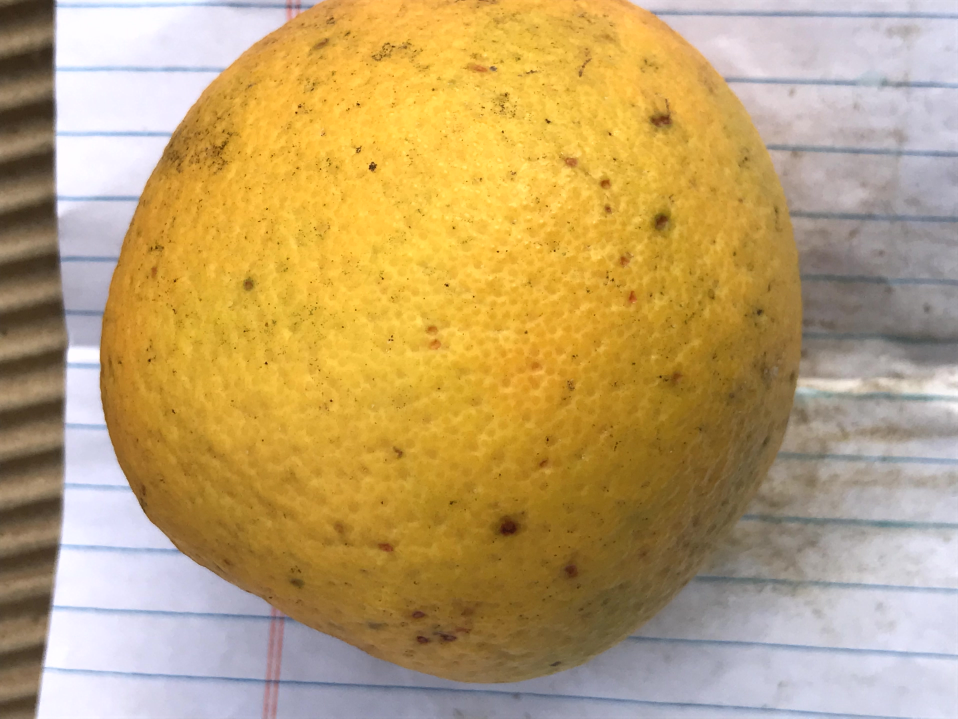
#> input picture Test/1.jpg, 3831 x 2874 px, found by its file name (shown at 1/4 size); its folder holds only this picture in this run
$ jupyter execute --allow-errors 2218083RayyaEkstraksiFiturWarna.ipynb   (older library calls are emulated)
#> lines starting #> are read from the running program, lines starting #| are printed output that depends on the picture; after the words box and inside, x2 and y2 are one past the last pixel; in counts of white or black regions, pixels touching at a corner belong together
[cell 1]
from google.colab import drive
drive.mount('/content/drive')

[cell 2]
import os

folder_path = '/content/drive/MyDrive/Dataset Jeruk/Test'

os.chdir(folder_path)

for file_name in os.listdir(folder_path):
    print(f"Nama File: {file_name}")

[cell 3]
import cv2
import os
import numpy as np
import pandas as pd

# Tentukan path folder tempat citra disimpan
folder_path = '/content/drive/MyDrive/Dataset Jeruk/Test'

# Buat list kosong untuk menyimpan nilai fitur warna dari setiap citra
features = []
# Buat list kosong untuk menyimpan nama file citra
image_names = []

# Loop untuk membaca setiap citra di dalam folder
for filename in os.listdir(folder_path):
    # Baca citra
    img = cv2.imread(os.path.join(folder_path, filename))
#> img is the input picture: shape (2874, 3831, 3); mean B, G, R 108.8, 160.9, 189.4
    # Hitung histogram untuk setiap kanal warna
    hist_r = cv2.calcHist([img], [0], None, [256], [0, 256])
#> hist_r = 256 values, max 505277 at index 255, min 689 at index 1, mean 43009
    hist_g = cv2.calcHist([img], [1], None, [256], [0, 256])
#> hist_g = 256 values, max 107185 at index 190, min 0 at index 0, mean 43009
    hist_b = cv2.calcHist([img], [2], None, [256], [0, 256])
#> hist_b = 256 values, max 593111 at index 255, min 0 at index 0, mean 43009
    # Gabungkan histogram untuk setiap kanal warna menjadi satu array fitur warna
    color_feature = np.concatenate((hist_r, hist_g, hist_b), axis=None)
#> color_feature = 768 values, max 593111 at index 767, min 0 at index 256, mean 43009
    # Tambahkan fitur warna ke dalam list
    features.append(color_feature)
    # Tambahkan nama file citra ke dalam list
    image_names.append(filename)

# Konversi list fitur warna dan nama file citra menjadi numpy array
features = np.array(features)
image_names = np.array(image_names)

# Buat DataFrame dari numpy array fitur warna dan nama file citra
df = pd.DataFrame({'Image': image_names, 'R': features[:,0], 'G': features[:,1], 'B': features[:,2]})
#> df = table of 1 rows and 4 columns

# Tampilkan DataFrame di layar
print(df)
#|    Image       R      G      B
#| 0  1.jpg  8485.0  689.0  762.0

[cell 4]
import cv2
import os
import numpy as np
import pandas as pd

# Tentukan path folder tempat citra disimpan
folder_path = '/content/drive/MyDrive/Dataset Jeruk/Test'

# Buat list kosong untuk menyimpan nilai fitur warna dari setiap citra
features = []
# Buat list kosong untuk menyimpan nama file citra
image_names = []

# Loop untuk membaca setiap citra di dalam folder
for filename in os.listdir(folder_path):
    # Baca citra
    img = cv2.imread(os.path.join(folder_path, filename))
    # Hitung histogram untuk setiap kanal warna
    hist_r = cv2.calcHist([img], [0], None, [256], [0, 256])
    hist_g = cv2.calcHist([img], [1], None, [256], [0, 256])
    hist_b = cv2.calcHist([img], [2], None, [256], [0, 256])
    # Gabungkan histogram untuk setiap kanal warna menjadi satu array fitur warna
    color_feature = np.concatenate((hist_r, hist_g, hist_b), axis=None)
    # Tambahkan fitur warna ke dalam list
    features.append(color_feature)
    # Tambahkan nama file citra ke dalam list
    image_names.append(filename)

# Konversi list fitur warna dan nama file citra menjadi numpy array
features = np.array(features)
image_names = np.array(image_names)

# Buat DataFrame dari numpy array fitur warna dan nama file citra
df = pd.DataFrame({'Image': image_names, 'R': features[:,0], 'G': features[:,1], 'B': features[:,2]})

# Simpan DataFrame ke dalam file CSV
df.to_csv('fitur_warna.csv', index=False)

[cell 5]
import os
import shutil

src_dir = "/content/drive/MyDrive/Dataset Jeruk/Test"
dst_dir = "/content/drive/MyDrive/Dataset Jeruk/Hasil"

os.makedirs(dst_dir, exist_ok=True)

for file_name in os.listdir(src_dir):
    if file_name.endswith(".csv"):
        src_file = os.path.join(src_dir, file_name)
        dst_file = os.path.join(dst_dir, file_name)

        shutil.move(src_file, dst_file)

print("✅ Semua file CSV berhasil dipindahkan!")

[cell 6]
import pandas as pd
from sklearn.naive_bayes import GaussianNB

# Membaca data
#> (the rest of this cell did not finish here and is left out)

**----------------------------------------------------------**

[cell 7]
from google.colab import drive
drive.mount('/content/drive')

[cell 8]
import cv2
import numpy as np
import pandas as pd
from skimage.feature import graycomatrix, graycoprops
import os

[cell 9]
# list properti yang akan diekstraksi
maturity_properties = ['hue_mean', 'saturation_mean', 'value_mean', 'hue_std', 'saturation_std', 'value_std', 'texture_contrast']

# path folder yang berisi gambar
folder_path = '/content/drive/MyDrive/Dataset Jeruk/Test/'
data = []

[cell 10]
# loop untuk setiap file citra di folder
for file_name in os.listdir(folder_path):
    if file_name.endswith('.jpg') or file_name.endswith('.jpeg') or file_name.endswith('.png') or file_name.endswith('.bmp'):
        row_data = []
        file_path = os.path.join(folder_path, file_name)
        row_data.append(file_name)

        # preprocessing gambar
        src = cv2.imread(file_path)
        src = cv2.resize(src, (300, 300))
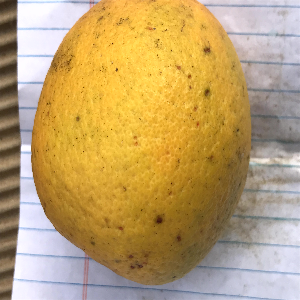
#> src: shape (300, 300, 3); mean B, G, R 108.7, 160.8, 189.4
        hsv = cv2.cvtColor(src, cv2.COLOR_BGR2HSV)
#> hsv: shape (300, 300, 3); mean H, S, V 52.2, 117.6, 193.9
        h, s, v = cv2.split(hsv)
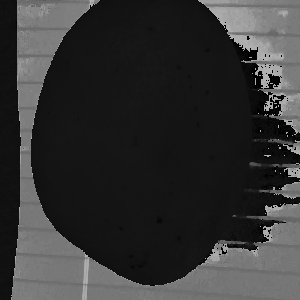
#> h: shape (300, 300); min 0, max 179, mean 52.2
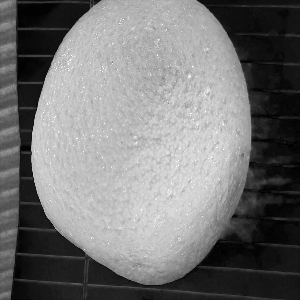
#> s: shape (300, 300); min 0, max 255, mean 117.6
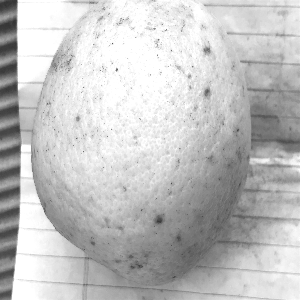
#> v: shape (300, 300); min 50, max 255, mean 193.9

        # ekstraksi properti warna
        hue_mean = np.mean(h)
#> hue_mean = 52.18
        saturation_mean = np.mean(s)
#> saturation_mean = 117.6
        value_mean = np.mean(v)
#> value_mean = 193.9
        hue_std = np.std(h)
#> hue_std = 50.84
        saturation_std = np.std(s)
#> saturation_std = 80.08
        value_std = np.std(v)
#> value_std = 48.53

        # ekstraksi properti bentuk
        contours, hierarchy = cv2.findContours(cv2.Canny(src, 100, 200), cv2.RETR_TREE, cv2.CHAIN_APPROX_SIMPLE)
#> contours = 309 contours, 302 with area under 20; largest, box (x1, y1, x2, y2) and area: (11, 0, 300, 300) 2374, (16, 203, 86, 260) 2208, (240, 62, 300, 204) 96, (246, 169, 254, 178) 38, (196, 0, 271, 61) 35, (153, 38, 162, 51) 24, (104, 218, 111, 224) 20
        cnt = max(contours, key=cv2.contourArea)
#> cnt = contour of 754 points, box (x1, y1, x2, y2) (11, 0, 300, 300), area 2374
        perimeter = cv2.arcLength(cnt, True)
#> perimeter = 2967.3
        area = cv2.contourArea(cnt)
#> area = 2373.5
        circularity = 4 * np.pi * (area / perimeter ** 2)
#> circularity = 0.00339
        aspect_ratio = float(src.shape[0]) / src.shape[1]
#> aspect_ratio = 1
        extent = area / (src.shape[0] * src.shape[1])
#> extent = 0.0264
        solidity = area / cv2.contourArea(cv2.convexHull(cnt))
#> solidity = 0.0408

        # hitung kontras tekstur
        g = graycomatrix(v, distances=[1], angles=[0], symmetric=True, normed=True)
        contrast = graycoprops(g, 'contrast')
#> contrast = [108.1]
        # tambahkan ke data
        row_data.extend([hue_mean, saturation_mean, value_mean, hue_std, saturation_std, value_std, contrast])
        data.append(row_data)

[cell 11]
# export ke file Excel
df = pd.DataFrame(data, columns=['file_name'] + maturity_properties)
#> df = table of 1 rows and 8 columns
file_path = os.path.join(folder_path, '2218083EkstratsiFiturPhyton.xlsx')
df.to_excel(file_path, index=False)
